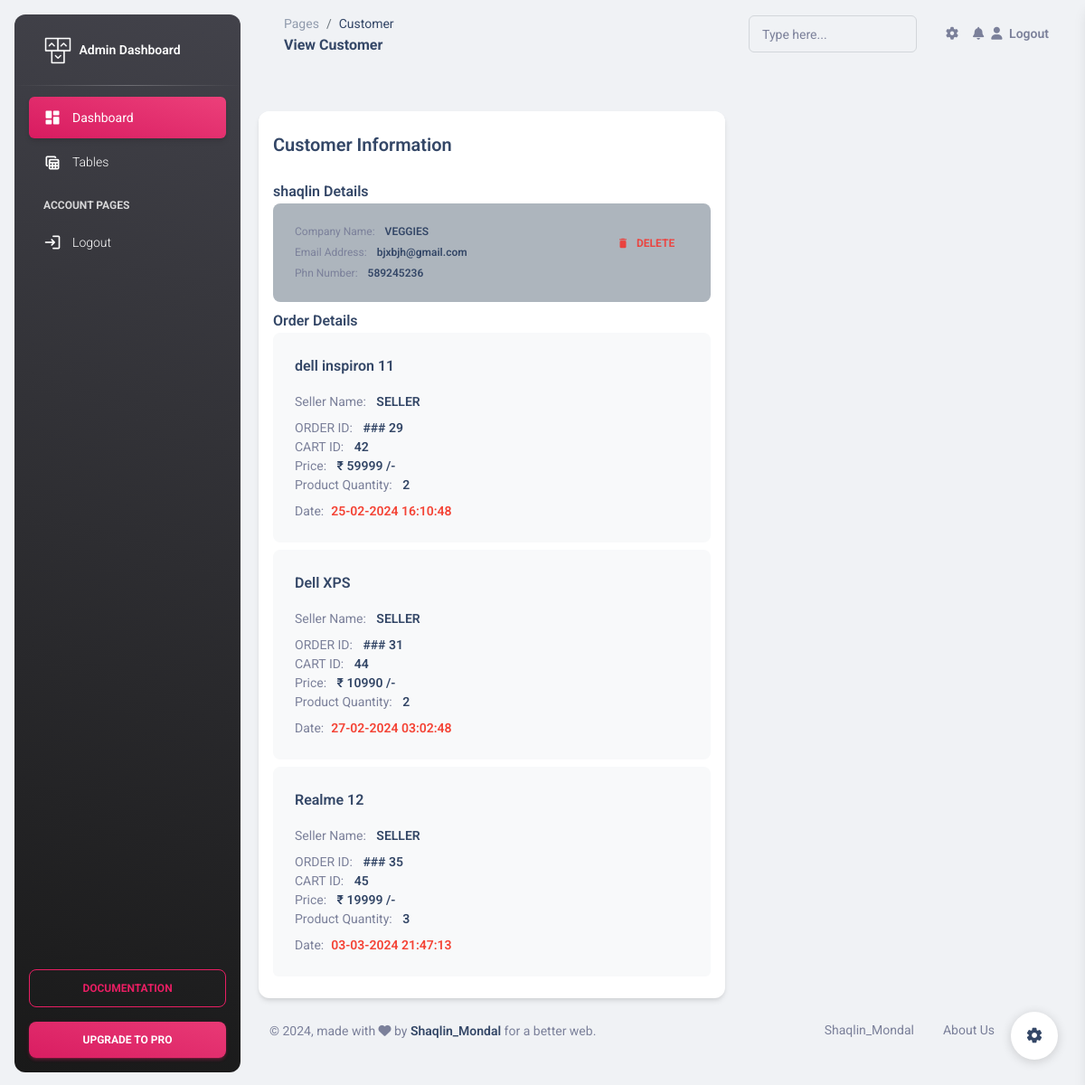
The app's page /admin/pages/view_customer.php?cid=1 (signed in) with its own data.
### tables this page shows
CREATE TABLE `customer` (
  `id` int(11) NOT NULL,
  `name` varchar(500) NOT NULL,
  `email` varchar(500) NOT NULL,
  `phone` varchar(500) NOT NULL,
  `pass` varchar(500) NOT NULL
);

CREATE TABLE `order_data` (
  `order_id` int(11) NOT NULL,
  `date_time` varchar(255) NOT NULL,
  `user_id` int(11) NOT NULL,
  `user_name` varchar(255) NOT NULL,
  `cart_id` int(11) NOT NULL,
  `pro_id` int(11) NOT NULL,
  `pro_name` varchar(255) NOT NULL,
  `pro_price` int(11) NOT NULL,
  `pro_qty` int(11) NOT NULL
);

### admin/pages/view_customer.php (the view, shortened to what this page needs)
<?php include("../inc_files/dbconnect.php");
$cid=$_GET['cid'];
?>
<!DOCTYPE html>
<html lang="en">
<head>
  <link href="../assets/css/nucleo-icons.css" rel="stylesheet" />
  <link href="../assets/css/nucleo-svg.css" rel="stylesheet" />
  <link id="pagestyle" href="../assets/css/material-dashboard.css?v=3.1.0" rel="stylesheet" />
</head>
<body class="g-sidenav-show  bg-gray-200">
  <aside class="sidenav navbar navbar-vertical navbar-expand-xs border-0 border-radius-xl my-3 fixed-start ms-3   bg-gradient-dark" id="sidenav-main">
  <?php include("../inc_files/sidebar_header.php"); ?>
    <hr class="horizontal light mt-0 mb-2">
    <div class="collapse navbar-collapse  w-auto " id="sidenav-collapse-main">
      <?php include("../inc_files/side_bar.php"); ?>
    </div>
    <?php include("../inc_files/sidebar_footer.php"); ?>
  </aside>
  <main class="main-content position-relative max-height-vh-100 h-100 border-radius-lg ">
    <nav class="navbar navbar-main navbar-expand-lg px-0 mx-4 shadow-none border-radius-xl" id="navbarBlur" data-scroll="true">
      <div class="container-fluid py-1 px-3">
        <nav aria-label="breadcrumb">
          <ol class="breadcrumb bg-transparent mb-0 pb-0 pt-1 px-0 me-sm-6 me-5">
            <li class="breadcrumb-item text-sm"><a class="opacity-5 text-dark" href="javascript:;">Pages</a></li>
            <li class="breadcrumb-item text-sm text-dark active" aria-current="page">Customer</li>
          </ol>
          <h6 class="font-weight-bolder mb-0">View Customer</h6>
        </nav>
        <?php include("../inc_files/navbar.php"); ?>
      </div>
    </nav>
    <div class="container-fluid py-4">
      <div class="row">
        <div class="col-md-7 mt-4">
          <div class="card">
            <div class="card-header pb-0 px-3">
              <h5 class="mb-0">Customer Information</h5>
            </div>
            <div class="card-body pt-4 p-3">
              <ul class="list-group">
                        <?php
                            $sel="SELECT * FROM customer WHERE id='$cid'";
                            $result=mysqli_query($con,$sel);
                            while($row=$result->fetch_assoc()){
                        ?>
                    <h6 class="mb-0"><?php echo $row['name']; ?> Details</h6>
                    <li class="list-group-item border-0 d-flex p-4 mb-2 bg-gray-500 border-radius-lg">
                      <div class="d-flex flex-column">
                        <span class="mb-2 text-xs">Company Name: <span class="text-dark font-weight-bold ms-sm-2"><?php echo "VEGGIES"; ?></span></span>
                        <span class="mb-2 text-xs">Email Address: <span class="text-dark ms-sm-2 font-weight-bold"><?php echo $row['email']; ?></span></span>
                        <span class="text-xs">Phn Number: <span class="text-dark ms-sm-2 font-weight-bold"><?php echo $row['phone']; ?></span></span>
                      </div>
                      <div class="ms-auto text-end">
                        <a class="btn btn-link text-danger text-gradient px-3 mb-0" href="delete_customer.php?cid=<?php echo $row['id']; ?>"><i class="material-icons text-sm me-2">delete</i>Delete</a>
                      </div>
                    </li>
                        <?php
                            }
                        ?>
                <h6 class="mb-0">Order Details</h6>
                    <?php
                        $sel="SELECT * FROM order_data WHERE user_id='$cid'";
                        $result=mysqli_query($con,$sel);
                        while($row=$result->fetch_assoc()){
                    ?>
                <li class="list-group-item border-0 d-flex p-4 mb-2 bg-gray-100 border-radius-lg">
                  <div class="d-flex flex-column">
                    <a href="view_product.php?pro_id=<?php echo $row['pro_id'];?>">
                      <h6 class="mb-3 text-s"><?php echo $row['pro_name']; ?></h6>
                    </a>
                    <span class="mb-2 text-sm">Seller Name: <span class="text-dark font-weight-bold ms-sm-2">SELLER</span></span>
                    <span class="text-sm">ORDER ID: <span class="text-dark ms-sm-2 font-weight-bold">### <?php echo $row['order_id']; ?> </span></span>
                    <span class="text-sm">CART ID: <span class="text-dark ms-sm-2 font-weight-bold"><?php echo $row['cart_id']; ?> </span></span>
                    <span class="text-sm">Price: <span class="text-dark ms-sm-2 font-weight-bold">₹ <?php echo $row['pro_price']; ?> /- </span></span>
                    <span class="mb-2 text-sm">Product Quantity: <span class="text-dark ms-sm-2 font-weight-bold"><?php echo $row['pro_qty']; ?></span></span>
                    <span class="text-sm" style="display:flex; justify-content:space-between;">Date: <span class="text-danger ms-sm-2 font-weight-bold"><?php echo $row['date_time']; ?> </span></span>
                  </div>
                </li>
                <?php } ?>
              </ul>
            </div>
          </div>
        </div>
      </div>
        <?php include("../inc_files/footer.php"); ?>
    </div>
  </main>
  <div class="fixed-plugin">
    <a class="fixed-plugin-button text-dark position-fixed px-3 py-2">
      <i class="material-icons py-2">settings</i>
    </a>
  </div>
</body>
</html>

### records on screen
customer: name "shaqlin", email "bjxbjh@gmail.com", phone "589245236"
order_data: pro_name "dell inspiron 11", order_id "29", cart "42", pro_price "59999", pro_qty "2", date_time "25-02-2024 16:10:48"
order_data: pro_name "Dell XPS", order_id "31", cart "44", pro_price "10990", pro_qty "2", date_time "27-02-2024 03:02:48"
order_data: pro_name "Realme 12", order_id "35", cart "45", pro_price "19999", pro_qty "3", date_time "03-03-2024 21:47:13"
